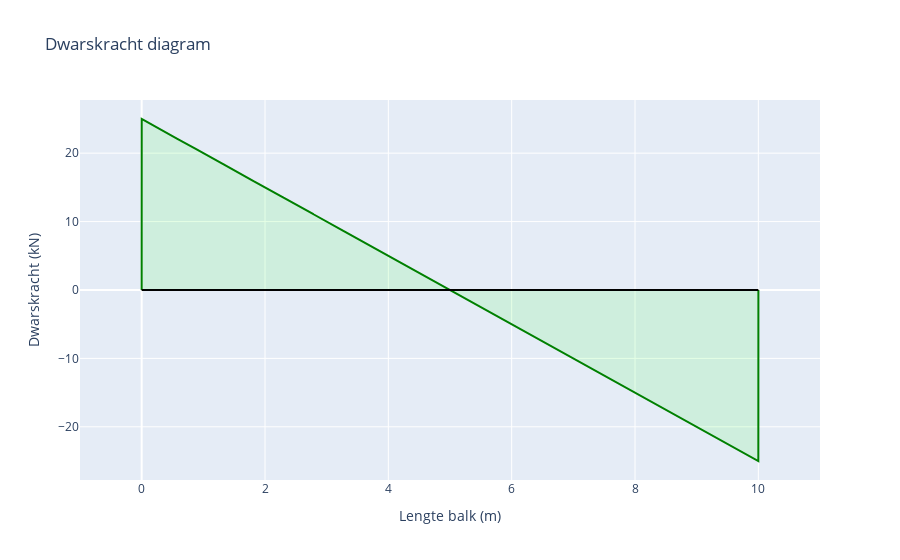

Notebook code for this chart:
### Code cell
layout = go.Layout(
    title="Dwarskracht diagram",
    xaxis=dict(title="Lengte balk (m)", range=[-1, lengteBalk+1]),
    yaxis=dict(title="Dwarskracht (kN)"),
    showlegend=False
)

line = go.Scatter(
    x=X,
    y= sum(shearForce),
    mode='lines',
    name='Dwarskracht (kN)',
    fill = 'tonexty',
    line_color='green',
    fillcolor='rgba(0,255,0,0.1)'
)

axis = go.Scatter(
    x= [0,lengteBalk],
    y= [0,0],
    mode='lines',
    line_color='black'
)

fig= go.Figure(data=[line, axis], layout=layout)
fig.show()

### Figure 1 — Plotly figure (JSON) as saved in the notebook; plotly's stock layout.template omitted (floating-point values rounded to 4 significant figures; data arrays with more than 128 entries replaced by an {"elided": "..."} marker saying what was removed)
{"data": [{"fill": "tonexty", "fillcolor": "rgba(0,255,0,0.1)", "line": {"color": "green"}, "mode": "lines", "name": "Dwarskracht (kN)", "type": "scatter", "x": {"elided": "10002 float values"}, "y": {"elided": "10002 float values"}}, {"line": {"color": "black"}, "mode": "lines", "type": "scatter", "x": [0, 10], "y": [0, 0]}], "layout": {"showlegend": false, "title": {"text": "Dwarskracht diagram"}, "xaxis": {"range": [-1, 11], "title": {"text": "Lengte balk (m)"}}, "yaxis": {"title": {"text": "Dwarskracht (kN)"}}}}
